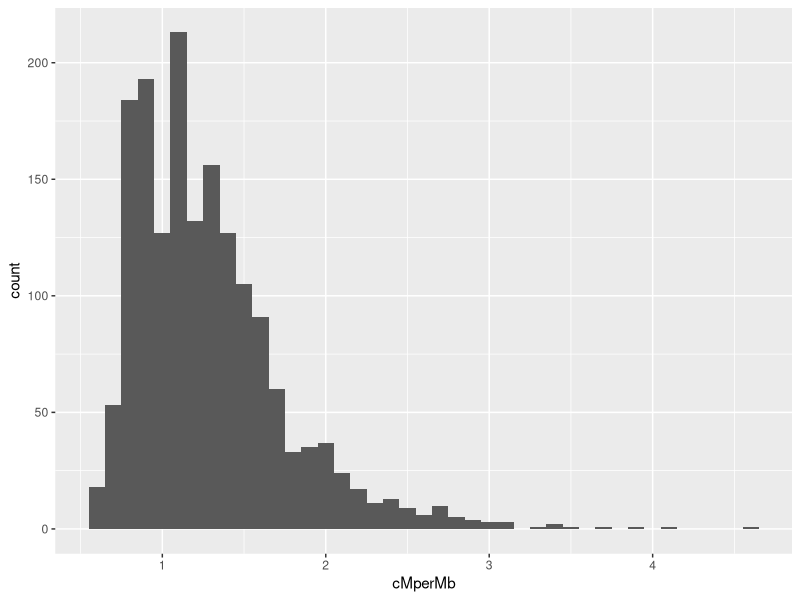
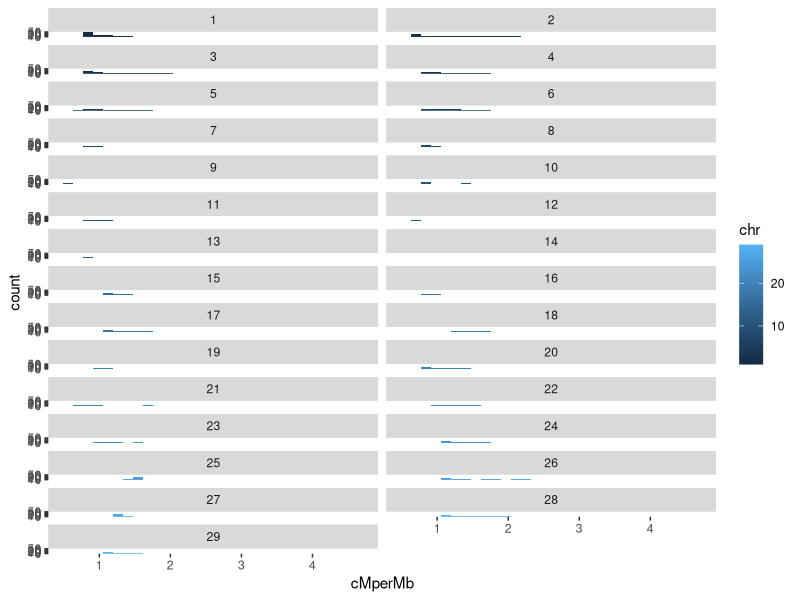

These charts were generated, in order, by the following R code:
## Examine and parse the estimated local recombination rates from Belen's script.
## TB Oct 7, 2018

library(tidyverse) 
## Data 
# chr: chromosome number
# bin : bin number 
# begin end and mid are the physical postions of the bin a chromosome
# cMperMb: the estimated local recombination rate estimated for the bin

df=read_csv("local_recomb_rate_per_bin_NEW.txt",col_names = c("chr","bin","begin","end","mid", "cMperMb"),progress = T)
names(df)
glimpse(df)
head(df)
dim(df)
summary(df)

df %>%  filter(!is.na(cMperMb)) -> df # excluding bins with no LRR estimated

# an overview of the genomewide distribution of the local recombination rates
ggplot(data = df) + geom_histogram(aes(x=cMperMb),binwidth = 0.1)


df %>% group_by(chr) %>% 
  summarise(mean=mean(cMperMb),
            median=median(cMperMb),
            nBins=n()) ->dfSummaryByChr

dfSummaryByChr
dim(dfSummaryByChr)

# Per chromsome
ggplot(data = df) + geom_histogram(aes(x=cMperMb, fill=chr)) + facet_wrap(~chr, ncol=2)
